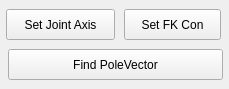
<?xml version="1.0" encoding="UTF-8"?>
<ui version="4.0">
 <class>Form</class>
 <widget class="QWidget" name="Form">
  <property name="geometry">
   <rect>
    <x>0</x>
    <y>0</y>
    <width>229</width>
    <height>89</height>
   </rect>
  </property>
  <property name="windowTitle">
   <string>Form</string>
  </property>
  <widget class="QPushButton" name="setJointAxisButton">
   <property name="geometry">
    <rect>
     <x>6</x>
     <y>9</y>
     <width>109</width>
     <height>31</height>
    </rect>
   </property>
   <property name="text">
    <string>Set Joint Axis</string>
   </property>
  </widget>
  <widget class="QPushButton" name="setConButton">
   <property name="geometry">
    <rect>
     <x>124</x>
     <y>9</y>
     <width>97</width>
     <height>31</height>
    </rect>
   </property>
   <property name="text">
    <string>Set FK Con</string>
   </property>
  </widget>
  <widget class="QPushButton" name="findpolV">
   <property name="geometry">
    <rect>
     <x>8</x>
     <y>49</y>
     <width>215</width>
     <height>31</height>
    </rect>
   </property>
   <property name="text">
    <string>Find PoleVector</string>
   </property>
  </widget>
 </widget>
 <resources/>
 <connections/>
</ui>
